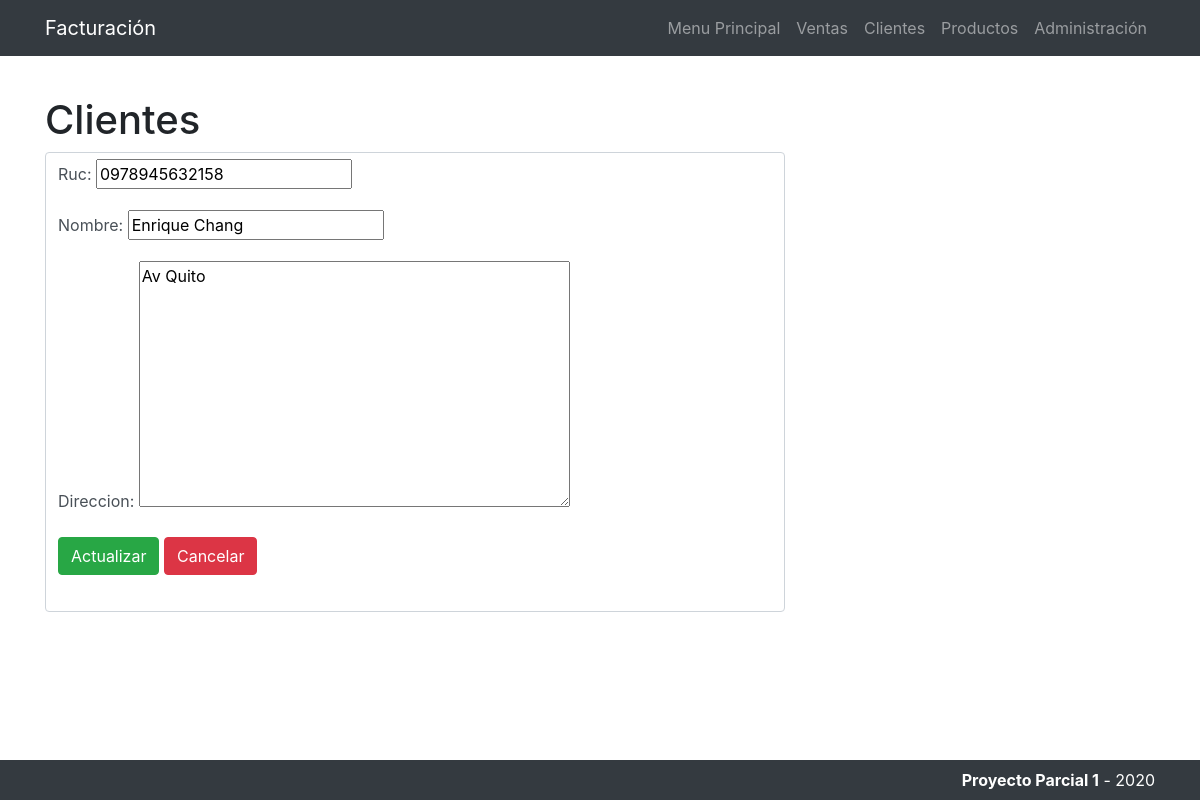
/editarcliente/7/, run on the app's committed database.
### app/models.py (models this page shows, shortened)
class Cliente(models.Model):
    ruc = models.CharField(max_length=13)
    nombre = models.CharField(max_length=300)
    direccion = models.TextField(blank=True, null=True)
    producto = models.ManyToManyField(Producto)

### app/views.py (the view)
# urls.py: path('editarcliente/<int:id>/', editarCliente, name='editarcliente'),
def editarCliente(request, id):
    opciones = {'Menu': 'Menu Principal',
                'Cliente': 'Clientes','Producto':'Productos','Factura':'Ventas', 'accion': 'Actualizar'}
    cliente = Cliente.objects.get(id=id)
    if request.method == 'GET':
        form = ClienteForm(instance=cliente)
        opciones['form'] = form
    else:
        form = ClienteForm(request.POST, instance=cliente)
        if form.is_valid():
            form.save()
            return redirect('listarcliente')
    return render(request, 'cliente.html', opciones)

### app/forms.py
class ClienteForm(forms.ModelForm):
    class Meta:
        model = Cliente
        fields = ('ruc', 'nombre', 'direccion')
        label = {'ruc': 'Ruc', 'nombre': 'Nombre', 'direccion': 'Direccion'}

### templates/cliente.html (shortened to what this page needs)
<!DOCTYPE html>
<html lang="en">
<head>
    {% load static %}
    <link href="{% static 'bootstrap/css/bootstrap.min.css' %}" rel="stylesheet">
    <link rel="stylesheet" href="https://stackpath.bootstrapcdn.com/bootstrap/4.5.2/css/bootstrap.min.css">
    <link href="{% static 'bootstrap/css/bootstrap.min.css' %}" rel="stylesheet">
</head>
<body>
<nav class="navbar navbar-expand-lg navbar-dark bg-dark fixed-top">
    <div class="container">
        <a class="navbar-brand" href="#">Facturación</a>
        <div class="collapse navbar-collapse" id="navbarResponsive">
            <ul class="navbar-nav ml-auto">
                <li class="nav-item">
                    <a class="nav-link" href="/">{{ Menu}}</a>
                </li>
                <li class="nav-item">
                    <a class="nav-link" href="/listarfactura">{{Factura}}</a>
                </li>
                <li class="nav-item">
                    <a class="nav-link" href="/listarcliente">{{Cliente}}</a>
                </li>
                <li class="nav-item">
                    <a class="nav-link" href="/listarproducto">{{Producto}}</a>
                </li>
                <li class="nav-item">
                    <a class="nav-link" href="/admin">Administración</a>
                </li>
            </ul>
        </div>
    </div>
</nav>
<br><br><br><br>
<div class="container">
    <h1>{{Cliente}}</h1>
    <form action="" method="post" class="form-control" style="width  : 740px; height : 460px;">
        {{ form.as_p }}
        <button type="submit" class="btn btn-success" >{{accion}}</button>
        <button class="btn btn-danger"><a href="{% url 'listarcliente' %}" style="color:white;">Cancelar</a></button>
    </form>
</div>
<br><br><br><br>
<footer class="py-2 bg-dark" style="bottom: 0; position:fixed; width:100%;">
    <div class="container">
        <p class="m-0 text-right  text-white"><b>Proyecto Parcial 1</b> - 2020</p>
    </div>
</footer>
</body>
</html>

### data on the page
Cliente: ruc "0978945632158", nombre "Enrique Chang", direccion "Av Quito"

### other printed values
{{ Menu }} "Menu Principal"
{{ Factura }} "Ventas"
{{ Cliente }} "Clientes"
{{ Producto }} "Productos"
{{ accion }} "Actualizar"
